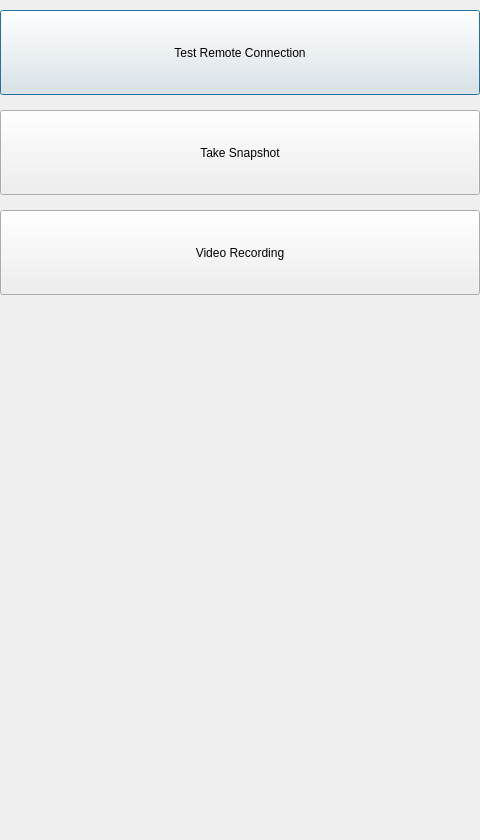
<?xml version="1.0" encoding="UTF-8"?>
<ui version="4.0">
 <class>formLstCamActions</class>
 <widget class="QDialog" name="formLstCamActions">
  <property name="geometry">
   <rect>
    <x>0</x>
    <y>0</y>
    <width>480</width>
    <height>840</height>
   </rect>
  </property>
  <property name="windowTitle">
   <string>Dialog</string>
  </property>
  <widget class="QPushButton" name="pbTestConnection">
   <property name="geometry">
    <rect>
     <x>0</x>
     <y>10</y>
     <width>480</width>
     <height>85</height>
    </rect>
   </property>
   <property name="text">
    <string>Test Remote Connection</string>
   </property>
  </widget>
  <widget class="QPushButton" name="pbTakeSnapshot">
   <property name="geometry">
    <rect>
     <x>0</x>
     <y>110</y>
     <width>480</width>
     <height>85</height>
    </rect>
   </property>
   <property name="text">
    <string>Take Snapshot</string>
   </property>
  </widget>
  <widget class="QPushButton" name="pbVideoRecording">
   <property name="geometry">
    <rect>
     <x>0</x>
     <y>210</y>
     <width>480</width>
     <height>85</height>
    </rect>
   </property>
   <property name="text">
    <string>Video Recording</string>
   </property>
  </widget>
 </widget>
 <resources/>
 <connections/>
</ui>
